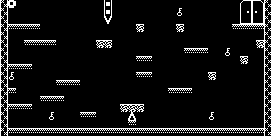

A 2D game scene composited from a Tiled map and its tileset images. What follows is a short description and the map's XML, with each tile layer's data collapsed to a summary:
An orthogonal 34x17 tile map with 8x8 px tiles, 2 tile layers (Tile Layer 1, background) and 2 objects (2x 2).

<map version="1.0" orientation="orthogonal" renderorder="right-down" width="34" height="17" tilewidth="8" tileheight="8" nextobjectid="8">
 <properties>
  <property name="color1" value="33" />
  <property name="color2" value="9" />
  <property name="emmitercolor" value="6" />
  <property name="enemycolor" value="5" />
  <property name="hudcolor" value="82" />
  <property name="music" value="3" />
  <property name="name" value="more new friends" />
  <property name="tilecolor" value="137" />
  <property name="upsidedown" value="0" />
 </properties>
 <tileset firstgid="1" name="tileset" tilewidth="8" tileheight="8">
  <image source="tileset.png" width="160" height="200" />
 </tileset>
 <layer name="Tile Layer 1" width="34" height="17">
  <properties>
   <property name="texture" value="tileset" />
  </properties>
  <data>[578 cells, 133 non-empty, 17 distinct tile ids]</data>
 </layer>
 <objectgroup name="enemy">
  <properties>
   <property name="_type" value="1" />
   <property name="sizex" value="16" />
   <property name="sizey" value="16" />
   <property name="speedx" value="25" />
   <property name="speedy" value="10" />
   <property name="texture" value="enemies_16x16" />
  </properties>
  <object id="5" type="2" x="130" y="48">
   <properties>
    <property name="offset" value="100" />
    <property name="speedy" value="50" />
   </properties>
   <polyline points="-10,72 -98,72" />
  </object>
 </objectgroup>
 <objectgroup name="Copy of enemy">
  <properties>
   <property name="_type" value="1" />
   <property name="sizex" value="32" />
   <property name="sizey" value="32" />
   <property name="speedx" value="25" />
   <property name="speedy" value="10" />
   <property name="texture" value="enemies_32x32" />
  </properties>
  <object id="6" type="2" x="210" y="40">
   <properties>
    <property name="offset" value="100" />
    <property name="speedy" value="50" />
   </properties>
   <polyline points="38,72 -58,72" />
  </object>
 </objectgroup>
 <layer name="background" width="34" height="17">
  <properties>
   <property name="texture" value="tileset" />
  </properties>
  <data>[578 cells, 9 non-empty, 9 distinct tile ids]</data>
 </layer>
</map>
